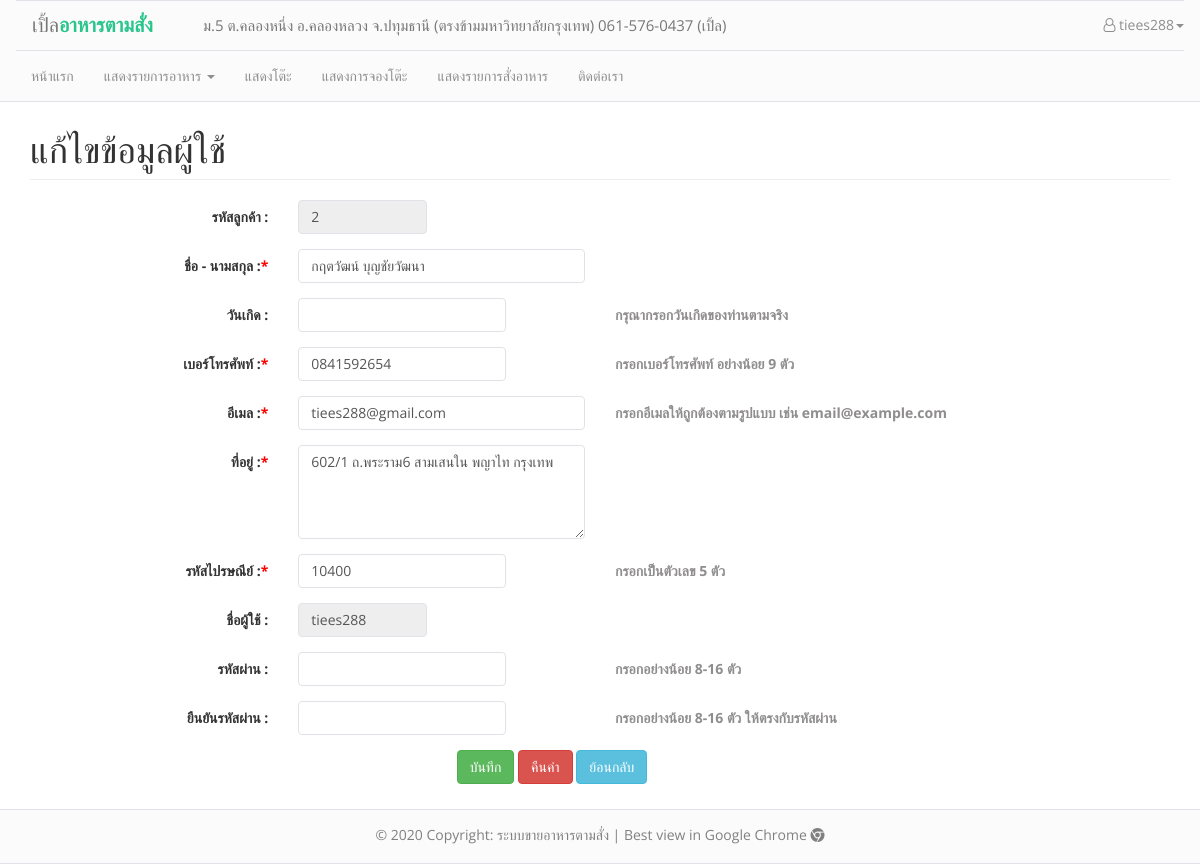
Screenshot of /profile.php (signed in) with the database file from the repository.
### tables this page shows
CREATE TABLE `customers` (
  `cusid` int(5) NOT NULL,
  `cus_name` varchar(50) NOT NULL,
  `cus_user` varchar(20) NOT NULL,
  `cus_birth` date DEFAULT NULL,
  `cus_tel` varchar(15) NOT NULL,
  `cus_email` varchar(30) NOT NULL,
  `cus_status` int(1) NOT NULL,
  `cus_password` char(40) NOT NULL,
  `cus_postnum` varchar(5) NOT NULL,
  `cus_address` varchar(100) NOT NULL
);

### profile.php (the view, shortened to what this page needs)
<head>
	<?php
	include("conf/header.php");
	?>
</head>
<body>
	<?php
	require_once("conf/connection.php");
	$sql_user	=	"SELECT * FROM customers WHERE cusid = '" . $_SESSION['user_id'] . "'";
	$data_user	=	mysqli_query($link, $sql_user);
	$get_user	=	mysqli_fetch_assoc($data_user);
	if ($get_user['cus_birth'] == "0000-00-00")
		$cus_birth = "";
	else $cus_birth = tothaiyear($get_user['cus_birth']);
	?>
	<div class="container" style="padding-top: 90px;">
		<h1 class="page-header text-left">แก้ไขข้อมูลผู้ใช้</h1>
		<div class="col-md-offset-1 col-md-10">
			<form class="form-horizontal" name="profile" id="profile" onchange="//validators()" onreset="reset_form()" action="<?php echo $_SERVER['PHP_SELF']; ?>" method="post">
				<div class="form-group">
					<label class="control-label col-md-2" for="name">รหัสลูกค้า :</label>
					<div class="col-md-2">
						<input type="text" class="form-control" id="userid" name="userid" value="<?= $_SESSION['user_id'] ?>" disabled>
					</div>
				</div>
				<div class="form-group">
					<label class="control-label col-md-2" for="name">ชื่อ - นามสกุล :<font color="red">*</font></label>
					<div class="col-md-4">
						<input type="text" class="form-control" id="name" name="name" value="<?= $get_user['cus_name'] ?>" pattern="^[ก-๏a-zA-Z\s]+$" required>
					</div>
				</div>
				<div class="form-group">
					<label class="control-label col-md-2" for="name">วันเกิด :<font color="red"></font></label>
					<div class="col-md-3">
						<input style="padding-left:15px;" class="form-control datepicker" autocomplete="off" onfocus="$(this).blur();" onkeypress="return false; this.preventDefault();" id="birthdate" type="text" name="birthdate" value="<?= $cus_birth ?>">
					</div>
					<div class="col-md-4 col-md-offset-1">
						<label class="control-label colmd-3">
							<font color="#8F8D8D">กรุณากรอกวันเกิดของท่านตามจริง</font>
						</label>
					</div>
				</div>
				<div class="form-group">
					<label class="control-label col-md-2" for="number_phone">เบอร์โทรศัพท์ :<font color="red">*</font>
					</label>
					<div class="col-md-3">
						<input type="text" class="form-control" id="number_phone" name="number_phone" pattern="[0]{1}[2,6,8,9]{1}[0-9]{7,}" oninvalid="this.setCustomValidity('กรุณากรอกหมายเลขโทรศัพท์ให้ถูกต้อง')" oninput="this.setCustomValidity('')" onkeypress="return isNumberKey(event)" type="text" minlength="9" maxlength="10" value="<?= $get_user['cus_tel'] ?>" required>
					</div>
					<div class="col-md-offset-1 col-md-6">
						<label class="control-label col-md-1d3">
							<font color="#8F8D8D">กรอกเบอร์โทรศัพท์ อย่างน้อย 9 ตัว</font>
						</label>
					</div>
				</div>
				<div class="form-group">
					<label class="control-label col-md-2" for="email">อีเมล :<font color="red">*</font></label>
					<div class="col-md-4">
						<input type="email" class="form-control" id="email" name="email" value="<?= $get_user['cus_email'] ?>" required>
					</div>
					<div class="col-md-6">
						<label class="control-label">
							<font color="#8F8D8D">กรอกอีเมลให้ถูกต้องตามรูปแบบ เช่น email@example.com</font>
						</label>
					</div>
				</div>
				<div class="form-group">
					<label class="control-label col-md-2" for="address">ที่อยู่ :<font color="red">*</font></label>
					<div class="col-md-4">
						<textarea name="address" cols="30" rows="4" required class="form-control"><?= $get_user['cus_address'] ?></textarea>
					</div>
				</div>
				<div class="form-group">
					<label class="control-label col-md-2" for="postnumber">รหัสไปรษณีย์ :<font color="red">*</font></label>
					<div class="col-md-3">
						<input type="text" class="form-control" id="postnumber" name="postnumber" pattern="[1-9]{1}[0-9]{3}[0]{1}" oninvalid="this.setCustomValidity('กรุณากรอกรหัสไปรษณีย์ที่ถูกต้อง')" oninput="this.setCustomValidity('')" onkeypress="return isNumberKey(event)" type="text" minlength="5" maxlength="5" value="<?= $get_user['cus_postnum'] ?>" required>
					</div>
					<div class="col-md-3 col-md-offset-1">
						<label class="control-label">
							<font color="#8F8D8D">กรอกเป็นตัวเลข 5 ตัว</font>
						</label>
					</div>
				</div>
				<div class="form-group">
					<label class="control-label col-md-2" for="user_name">ชื่อผู้ใช้ :</label>
					<div class="col-md-2">
						<input type="text" class="form-control" name="user_name" value="<?= $get_user['cus_user'] ?>" readonly>
					</div>
				</div>
				<div class="form-group">
					<label class="control-label col-md-2" for="password">รหัสผ่าน :<font color="red"></font></label>
					<div class="col-md-3">
						<input type="password" class="form-control" id="password" name="password" minlength="8" maxlength="16" value="">
					</div>
					<div class="col-md-4 col-md-offset-1"">
						<label class=" control-label colmd-3">
						<font color="#8F8D8D">กรอกอย่างน้อย 8-16 ตัว</font>
						</label>
					</div>
				</div>
				<div class="form-group">
					<label class="control-label col-md-2" for="cf_password">ยืนยันรหัสผ่าน :<font color="red"></font>
					</label>
					<div class="col-md-3">
						<input type="password" class="form-control" id="cf_password" name="cf_password" oninput='cf_password.setCustomValidity(cf_password.value != password.value ? "กรุณากรอกรหัสผ่านให้ตรงกัน!" : "")' minlength="8" maxlength="16" value="">
					</div>
					<div class="col-md-4 col-md-offset-1">
						<label class="control-label colmd-3">
							<font color="#8F8D8D">กรอกอย่างน้อย 8-16 ตัว ให้ตรงกับรหัสผ่าน</font>
						</label>
					</div>
				</div>
				<div class="form-group">
					<div class="col-md-offset-4 col-md-6">
						<button type="submit" class="btn btn-success" onclick="if(confirm('ยืนยันการทำรายการ?')) return true; else return false;">บันทึก</button>
						<button type="reset" class="btn btn-danger">คืนค่า</button>
						<button type="button" class="btn btn-info" onclick="window.history.back();">ย้อนกลับ</button>
					</div>
				</div>
			</form>
		</div>
	</div>
	<?php include("conf/footer.php"); ?>
</body>

### conf/header.php (style rules this page uses)
body { font-family: 'Open Sans', sans-serif; height: 98%; }
div.container { min-height: 95% !important; position: relative !important; }
.form-control { box-shadow: none; border-radius: 4px; border-color: #dfe3e8; }

### rows the page displays
customers: name "กฤตวัฒน์ บุญชัยวัฒนา", number_phone "0841592654", email "tiees288@gmail.com", address "602/1 ถ.พระราม6 สามเสนใน พญาไท กรุงเทพ", postnumber "10400", user_name "tiees288"

### other values shown
$_SESSION['user'] "tiees288"
